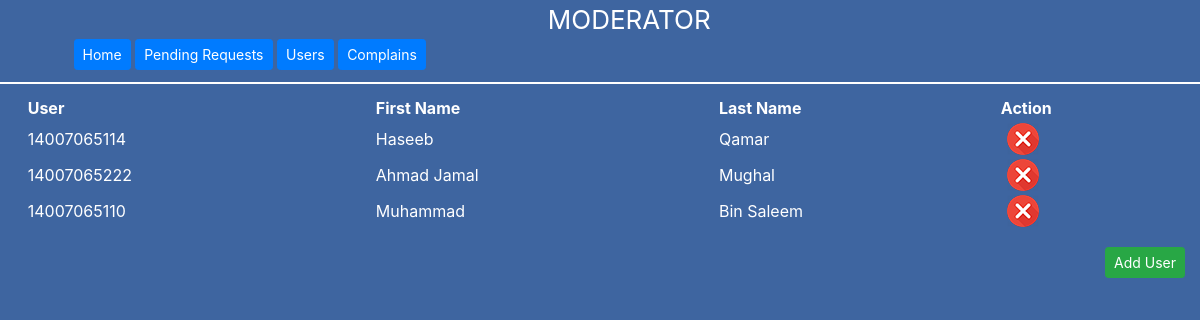
/mod_users.php, run on an earlier commit of the app's database.
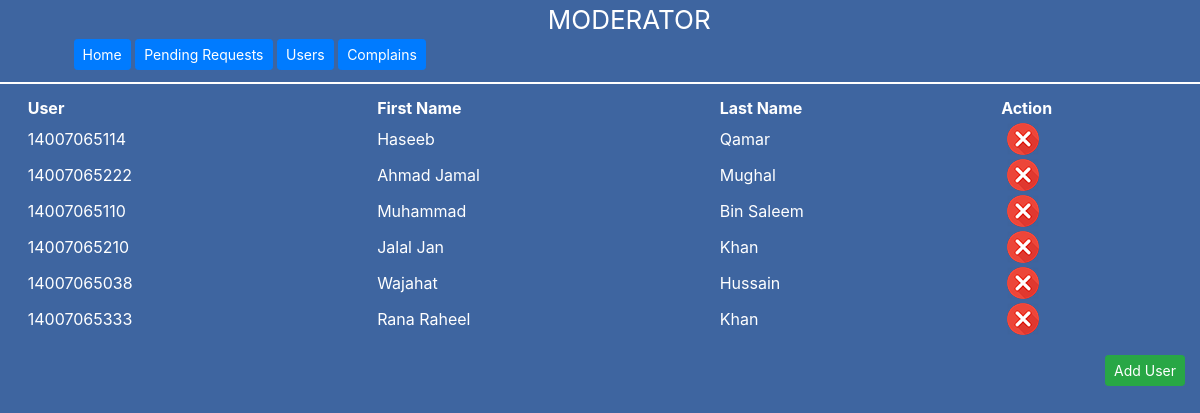
And on a later commit of the database.
### tables this page shows
CREATE TABLE `users` (
  `id` int(11) NOT NULL,
  `user_id` varchar(20) NOT NULL,
  `firstname` varchar(20) NOT NULL,
  `lastname` varchar(20) NOT NULL,
  `password` varchar(20) NOT NULL,
  `avatar` varchar(100) NOT NULL
);

### mod_users.php (the view, shortened to what this page needs)
<!DOCTYPE html>
<html lang="en">
<head>
    <link rel="stylesheet" href="css/bootstrap.css">
    <link rel="stylesheet" href="mod_style.css">
</head>
<body>
    <div class="container-fluid">
        <div class="header">
            <div class="titlepage text-center">MODERATOR</div>
            <button class="btn btn-primary btn-sm" onclick="redirect(this.value)" value="home">
                Home
            </button>
            <button class="btn btn-primary btn-sm" onclick="redirect(this.value)" value="pending">
                Pending Requests
            </button>
            <button class="btn btn-primary btn-sm" onclick="redirect(this.value)" value="users">
                Users
            </button>
            <button class="btn btn-primary btn-sm" onclick="redirect(this.value)" value="complains">
                Complains
            </button>
        </div>
    </div>
    <div class="seperator">
    </div>
    <div class="container-fluid">
        <div class="displaybox">
               <?php
            include("conn.php");
            $sql = "SELECT * FROM users";
            $result = $conn->query($sql);
            if($result->num_rows == 0){
                echo "<p class='alert alert-info'>No Users Yet</p>";
            }else{
            echo "<table>
          <th>User</th>
          <th>First Name</th>
          <th>Last Name</th>
          <th>Action</th>
          ";
            if ($result == TRUE) {
            while ($row = $result->fetch_assoc()) {
                $userid = $row['user_id'];
              echo "<tr>
              <td>".$row['user_id']."</td>
              <td ><span class='users'>".$row['firstname'];
              if(file_exists("assets/small/$userid.jpg")){
                  echo "<span class='userimg'><img src='assets/small/".$row['user_id'].".jpg'></span></span></td>";
              } else {
              echo "<span class='userimg'><img src='assets/small/default.jpg'></span></span></td>";
              }
              echo "<td>".$row['lastname']."</td>
              <td><button onclick='deleteid(this.value)' value='".$row['user_id']."' style='background-color:transparent;border:none;outline:none'> <img src='assets/cancel.png'  ></button></td>
              </tr>";
            }
          echo "</table>";
            }
            }
            ?>
        </div>
        <div class="addbtn">
            <button onclick="displaydialog()" class="btn btn-success btn-sm">Add User</button>
        </div>
    </div>
</body>
</html>

### mod_style.css (style rules this page uses)
:root { --theme-blue: #3E65A0; }
body { background-color: var(--theme-blue); }
.header { background-color: var(--theme-blue); padding-left: 5%; padding-bottom: 1%; }
.titlepage { color: white; font-size: 26px; }
.displaybox { position: relative; padding: 1%; background-color: var(--theme-blue); color: white; overflow: auto; max-height: 70%; }
table { width: 100%; }
.seperator { height: 2px; background-color: white; }
.users { position: relative; cursor: pointer; z-index: auto; }
.addbtn { padding-top: 0.5%; position: relative; float: right; }

What changed in the data, as far as the page shows it:
added users: user "14007065210", firstname "Jalal Jan", lastname "Khan"
added users: user "14007065038", firstname "Wajahat", lastname "Hussain"
added users: user "14007065333", firstname "Rana Raheel", lastname "Khan"
